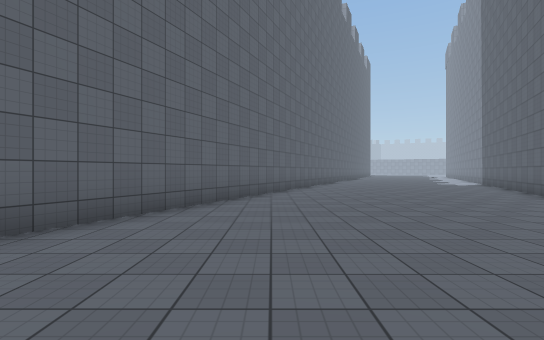
view 1 (above)

16 first-person views from a walk through a 3-D level made in the Unity game engine. The camera is 1.4 m above the floor, looks level and sees 85° across. The floor is counted in squares, 2 m on a side. Each view is taken from the middle of a square. On the plan, view 1 faces up. The plan holds only what a view shows up to about 10 squares ahead; the rest is blank. The place goes on beyond the plan. The player is left out. Surface patterns are stand-ins for the level's own textures.

view 2
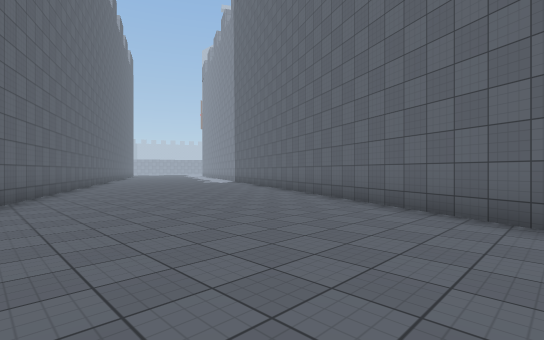

view 3
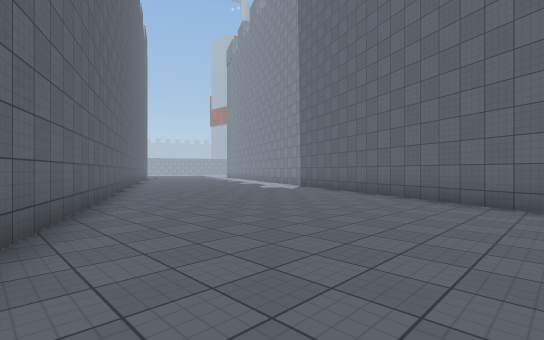

view 4
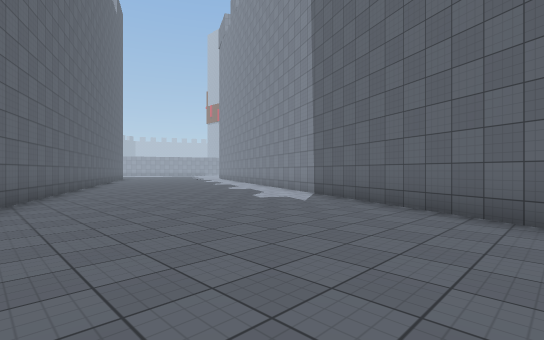

view 5
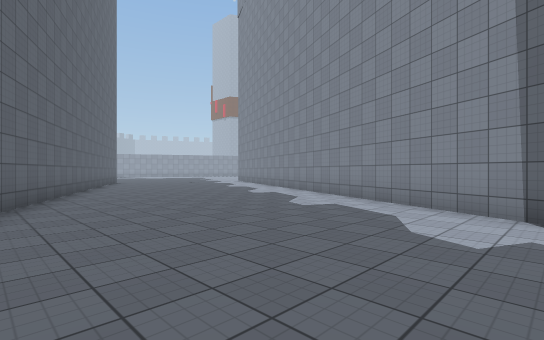

view 6
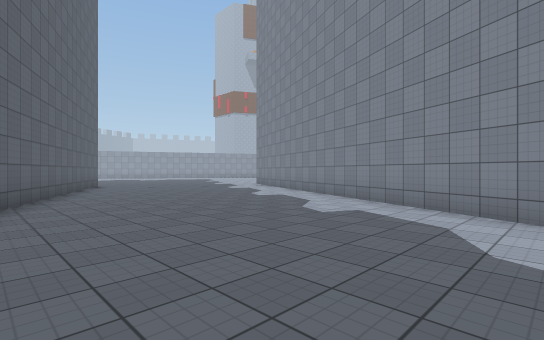

view 7
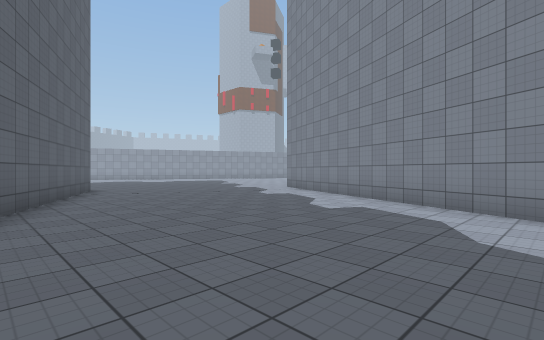

view 8
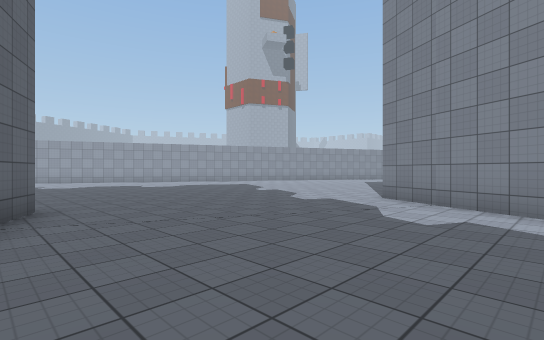

view 9
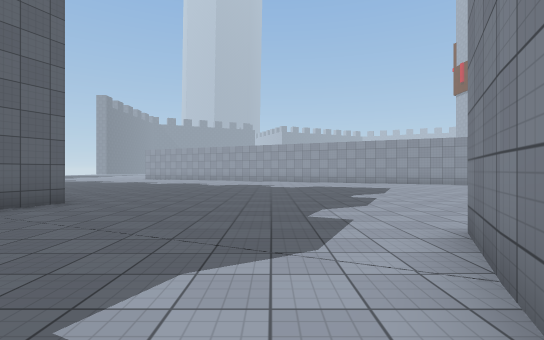

view 10
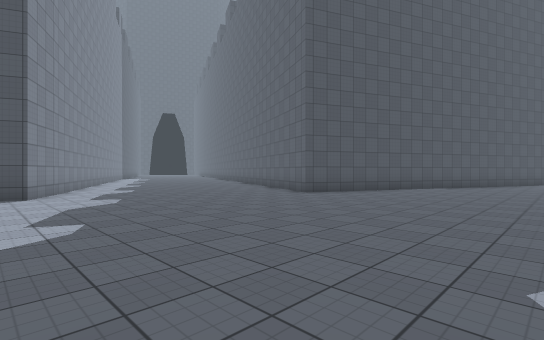

view 11
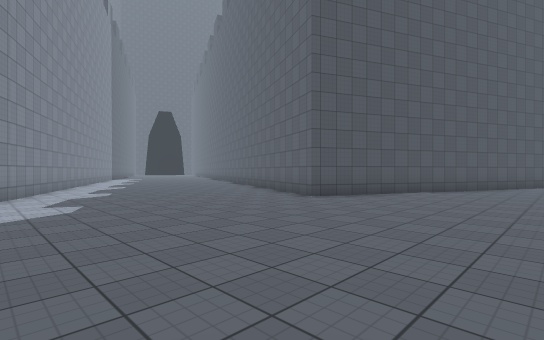

view 12
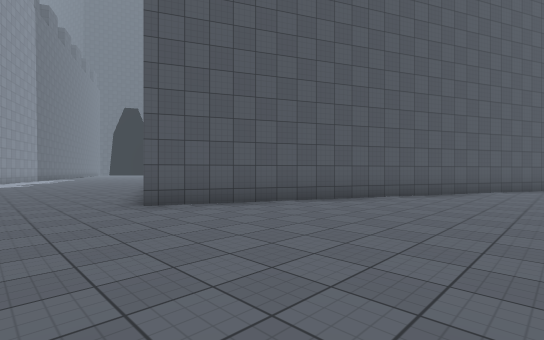

view 13
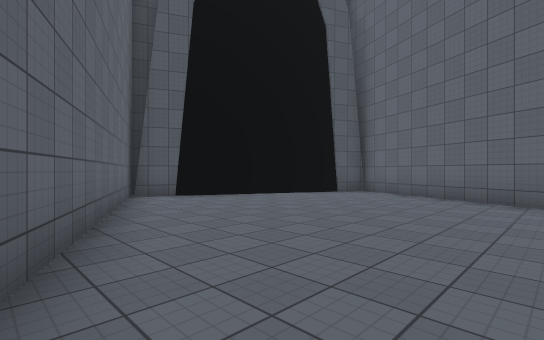

view 14
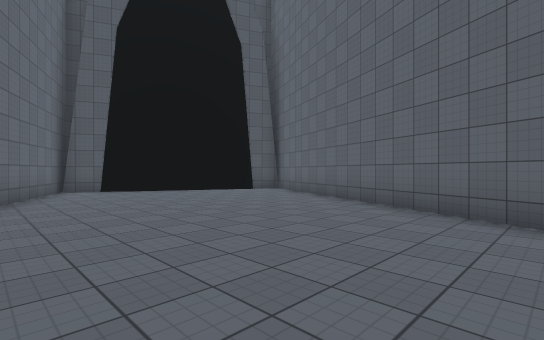

view 15
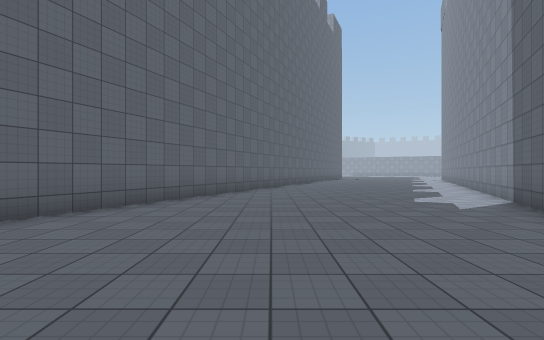

view 16
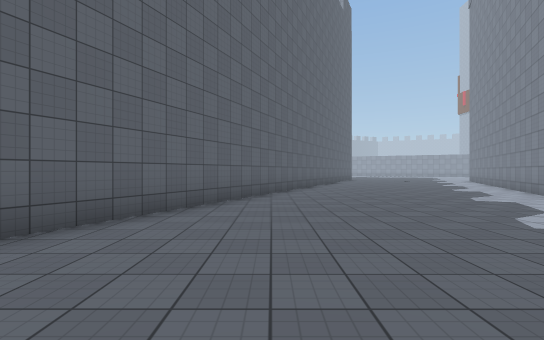

### Floor plan
Points are (right, up) in squares from view 1. A wall is a line through its corners. A room is listed if a view was taken in it or the views show most of it. See-through windows are left out.
Room 1 (views 1, 2, 3, 4, 5, 6, 7, 8, 9, 10, 11, 12, 13, 14, 15, 16)
walls: (-0.6, 37.4) (10.7, 32.2) (-4.2, 0.1) (2.1, -3); (1.9, -3.6) (17.1, 29.2) (17.6, 29)

Where each view was taken, in squares from view 1:
view 1: 0 up, 0 right, facing up
view 2: 0 up, 1 left, facing up-right
view 3: 6 up, 0 right, facing up-right
view 4: 9 up, 3 right, facing up-right
view 5: 14 up, 5 right, facing up-right
view 6: 18 up, 7 right, facing up-right
view 7: 21 up, 8 right, facing up-right
view 8: 26 up, 10 right, facing up-right
view 9: 26 up, 15 right, facing up
view 10: 38 up, 18 right, facing down-left
view 11: 37 up, 17 right, facing down-left
view 12: 38 up, 13 right, facing down-left
view 13: 5 up, 5 right, facing down-left
view 14: 8 up, 4 right, facing down-left
view 15: 8 up, 5 right, facing up
view 16: 11 up, 5 right, facing up
